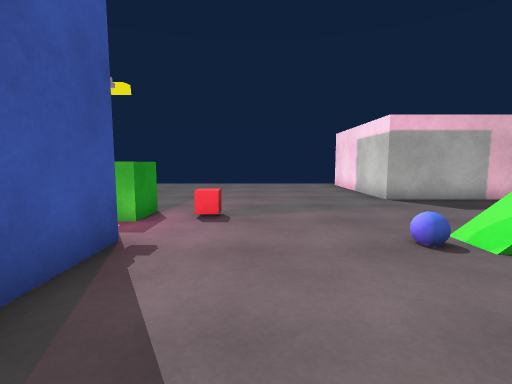
[1] (above)

24 first-person views from a walk through a Unity game level. The camera is 1.2 m above the floor, tilts 6° down and sees 85° across. The floor is counted in squares, 1 m on a side. Each view is taken from the middle of a square. On the plan, view 1 faces up. The plan holds only what a view shows up to about 13 squares ahead; the rest is blank. The place goes on beyond the plan. The player character is not drawn. Surface patterns are stand-ins for the level's own textures.

[2]
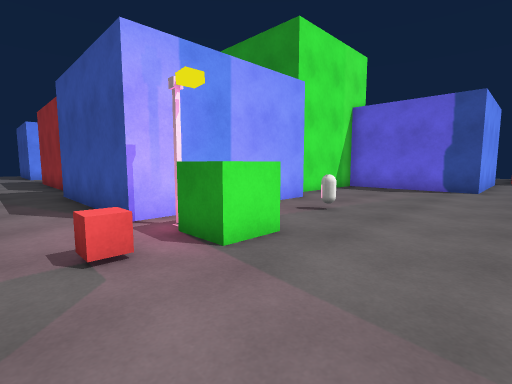

[3]
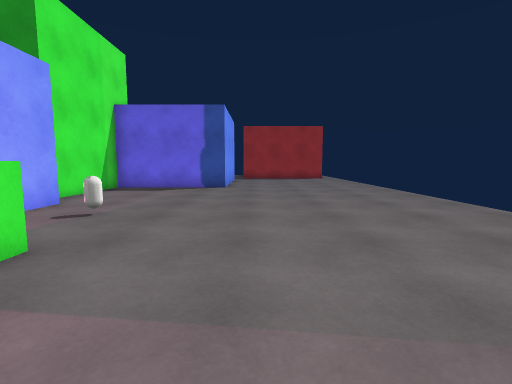

[4]
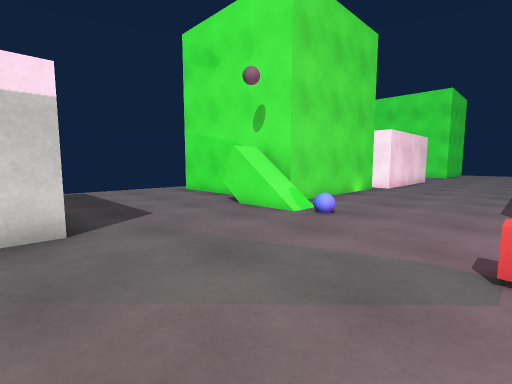

[5]
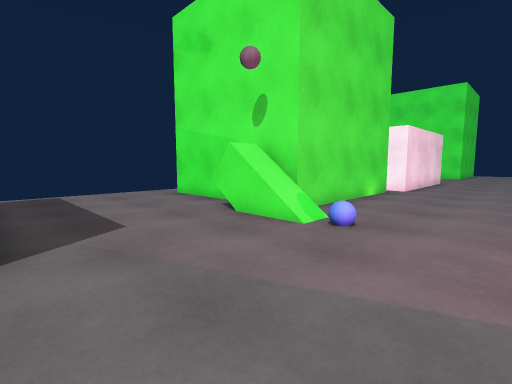

[6]
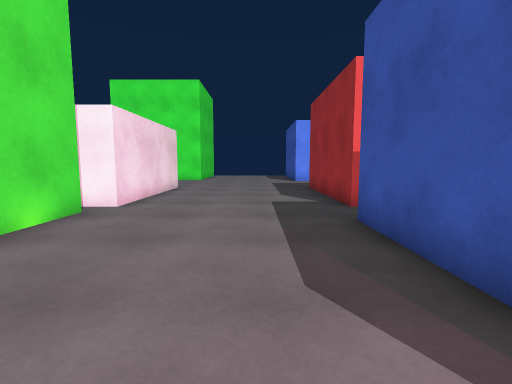

[7]
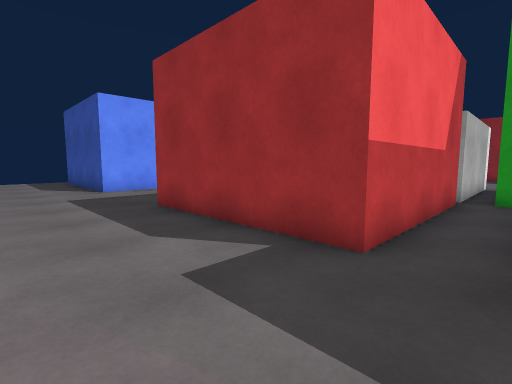

[8]
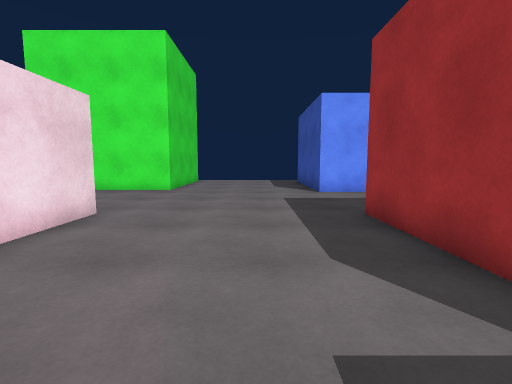

[9]
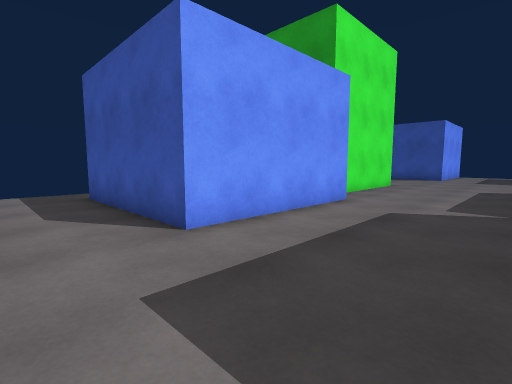

[10]
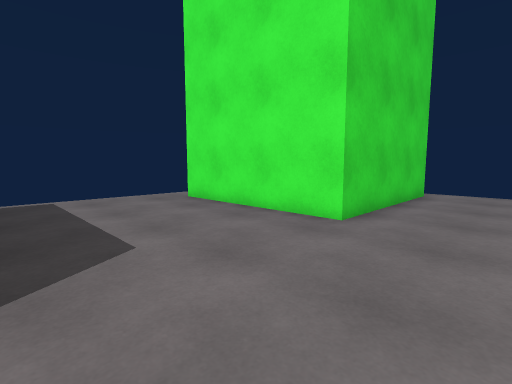

[11]
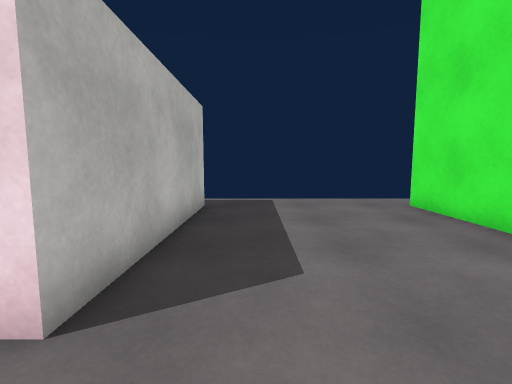

[12]
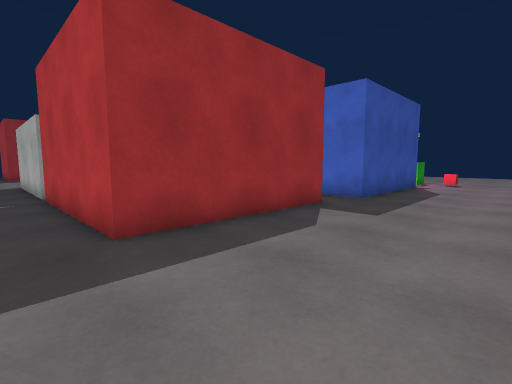

[13]
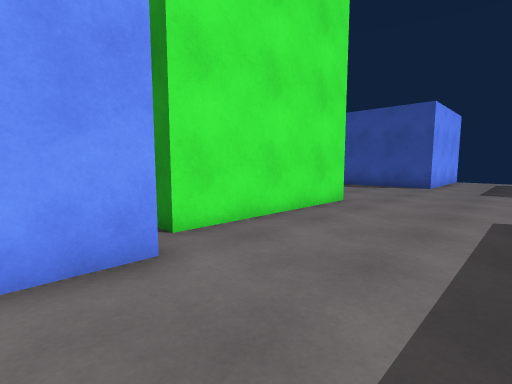

[14]
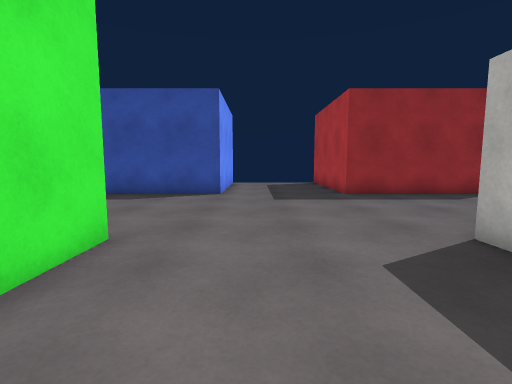

[15]
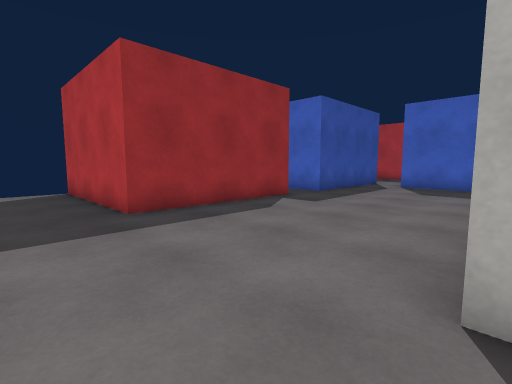

[16]
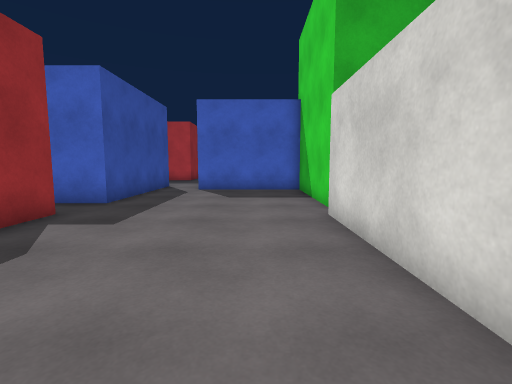

[17]
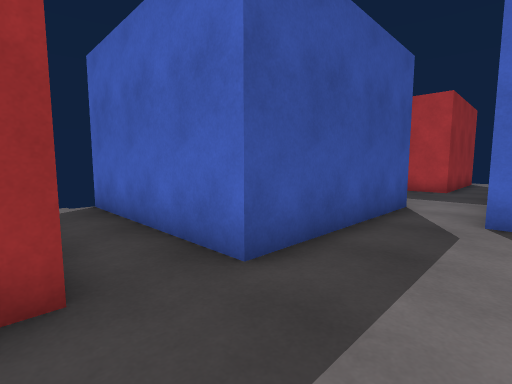

[18]
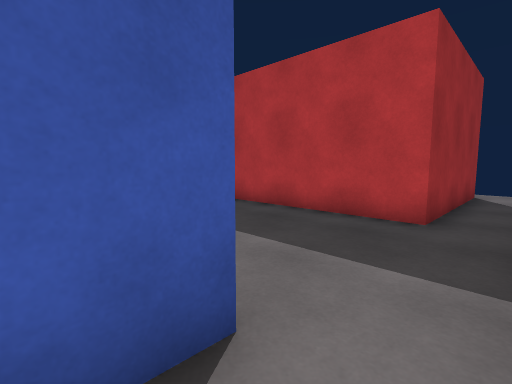

[19]
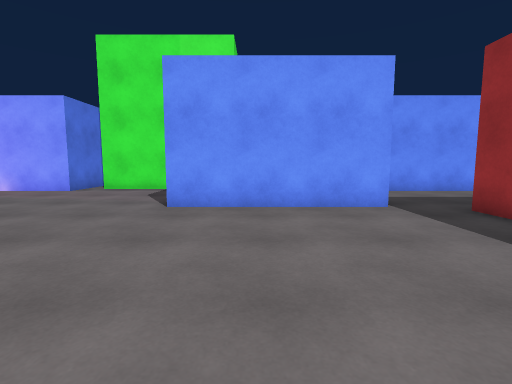

[20]
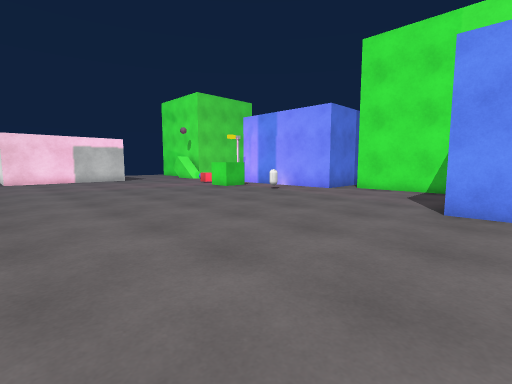

[21]
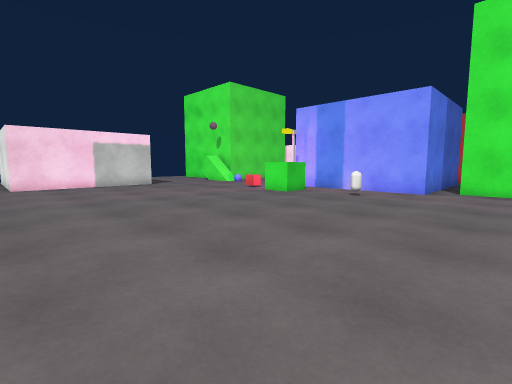

[22]
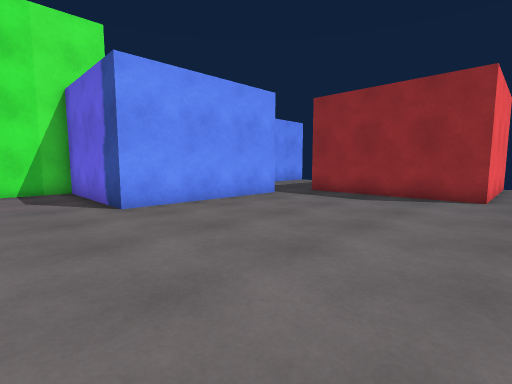

[23]
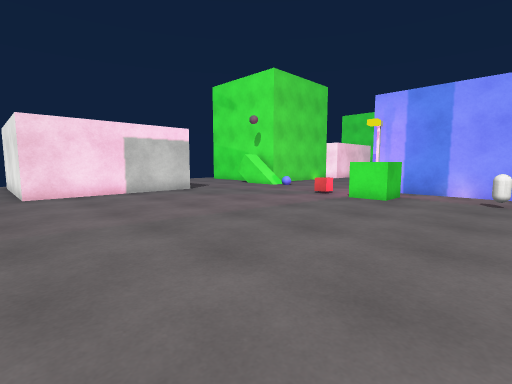

[24]
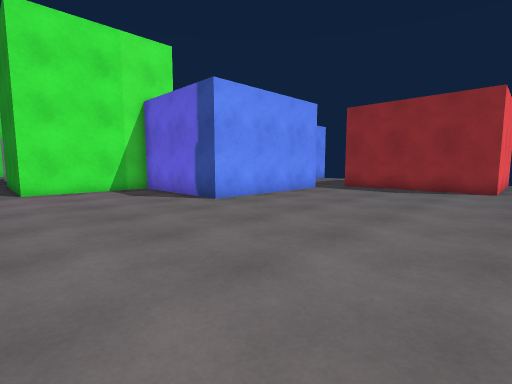

### Floor plan
Points are (right, up) in squares from view 1. A wall is a line through its corners. A room is listed if a view was taken in it or the views show most of it. See-through windows are left out.
Room 1 (views 1, 2, 3, 4, 5, 6, 7, 8, 9, 10, 11, 12, 13, 14, 15, 16, 17, 19, 20, 21, 22, 23, 24)
walls: (-8.6, -3.5) (-2.6, -3.5) (-2.6, -9.6) (-8.6, -9.6); (-8.1, 0.4) (-8.1, 4.2) (-2.1, 4.2) (-2.1, -1.8) (-3.8, -1.8); (-9.2, -9.6) (-15.4, -9.6); (-15, -2.6) (-15, 2.5) (-19.6, 2.5); (-15.3, -8.2) (-15.3, -3.5); (4.2, -2.8) (4.2, 3.3) (10.2, 3.3); (-8.6, -14.4) (-2.6, -14.4) (-2.6, -16.5); (3.5, 4.5) (6.1, 4.5); (-21.7, -3.5) (-21.7, -9.6) (-27.8, -9.6); (-15.4, -15.3) (-9.3, -15.3) (-9.3, -16); (-21.4, 2.5) (-21.4, -1.8) (-27.5, -1.8); (-19.6, 8.5) (-13.6, 8.5) (-13.6, 3.3) (-9.1, 3.3) (-9.1, -2.8); (3.8, -16.5) (3.8, -15.3) (9.9, -15.3); (9.9, -9.6) (3.8, -9.6) (3.8, -3.5) (4.9, -3.5); (8.4, 9.1) (4.2, 9.1) (4.2, 15.1); (-24, -14.4) (-21.7, -14.4) (-21.7, -16.5); (-27.5, 15.1) (-21.4, 15.1) (-21.4, 9.1)
ways out: opening at (-20.5, 3.5) to room 2; opening at (-20.5, 8.5) to room 2; opening at (3, 16)
objects: capsule (-6, 6); green cube (-4, 6) to (-3, 7); lamp (-3, 5); red cube (-1, 6)
Room 2 (view 18)
walls: (-25.2, 4.2) (-21.4, 4.2) (-21.4, 2.5); (-21.4, 9.1) (-27.1, 9.1)
ways out: opening at (-20.5, 3.5) to room 1; opening at (-20.5, 8.5) to room 1

Where each view was taken, in squares from view 1:
view 1: 0 up, 0 right, facing up
view 2: 10 up, 0 right, facing down-left
view 3: 10 up, 0 right, facing left
view 4: 10 up, 1 left, facing down-right
view 5: 9 up, 0 right, facing down-right
view 6: 4 up, 0 right, facing down
view 7: 2 down, 1 right, facing down-left
view 8: 3 down, 0 right, facing down
view 9: 10 down, 0 right, facing down-left
view 10: 10 down, 1 right, facing down-right
view 11: 11 down, 2 right, facing right
view 12: 11 down, 2 right, facing up-left
view 13: 11 down, 7 left, facing down-left
view 14: 13 down, 11 left, facing left
view 15: 12 down, 15 left, facing up-left
view 16: 10 down, 17 left, facing up
view 17: 4 down, 19 left, facing up-left
view 18: 3 up, 20 left, facing up-left
view 19: 16 up, 16 left, facing down
view 20: 16 up, 15 left, facing down-right
view 21: 16 up, 11 left, facing down-right
view 22: 16 up, 11 left, facing down-left
view 23: 16 up, 7 left, facing down-right
view 24: 16 up, 8 left, facing down-left
